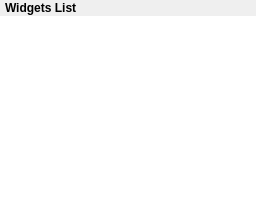
      <widget class="QWidget" name="left" native="true">
       <layout class="QGridLayout" name="gridLayout_2">
        <property name="leftMargin">
         <number>0</number>
        </property>
        <property name="topMargin">
         <number>0</number>
        </property>
        <property name="rightMargin">
         <number>0</number>
        </property>
        <property name="bottomMargin">
         <number>0</number>
        </property>
        <property name="spacing">
         <number>0</number>
        </property>
        <item row="0" column="0">
         <widget class="QWidget" name="leftBar" native="true">
          <property name="minimumSize">
           <size>
            <width>0</width>
            <height>16</height>
           </size>
          </property>
          <layout class="QGridLayout" name="gridLayout_3">
           <property name="leftMargin">
            <number>5</number>
           </property>
           <property name="topMargin">
            <number>0</number>
           </property>
           <property name="rightMargin">
            <number>0</number>
           </property>
           <property name="bottomMargin">
            <number>0</number>
           </property>
           <property name="spacing">
            <number>0</number>
           </property>
           <item row="0" column="0" alignment="Qt::AlignVCenter">
            <widget class="QLabel" name="label_2">
             <property name="font">
              <font>
               <weight>75</weight>
               <bold>true</bold>
              </font>
             </property>
             <property name="text">
              <string>Widgets List</string>
             </property>
            </widget>
           </item>
          </layout>
         </widget>
        </item>
        <item row="1" column="0">
         <widget class="QTreeView" name="treeView">
          <property name="focusPolicy">
           <enum>Qt::NoFocus</enum>
          </property>
          <property name="contextMenuPolicy">
           <enum>Qt::CustomContextMenu</enum>
          </property>
          <property name="frameShape">
           <enum>QFrame::NoFrame</enum>
          </property>
          <property name="frameShadow">
           <enum>QFrame::Plain</enum>
          </property>
          <property name="lineWidth">
           <number>0</number>
          </property>
          <property name="verticalScrollMode">
           <enum>QAbstractItemView::ScrollPerPixel</enum>
          </property>
          <attribute name="headerVisible">
           <bool>false</bool>
          </attribute>
         </widget>
        </item>
       </layout>
      </widget>
